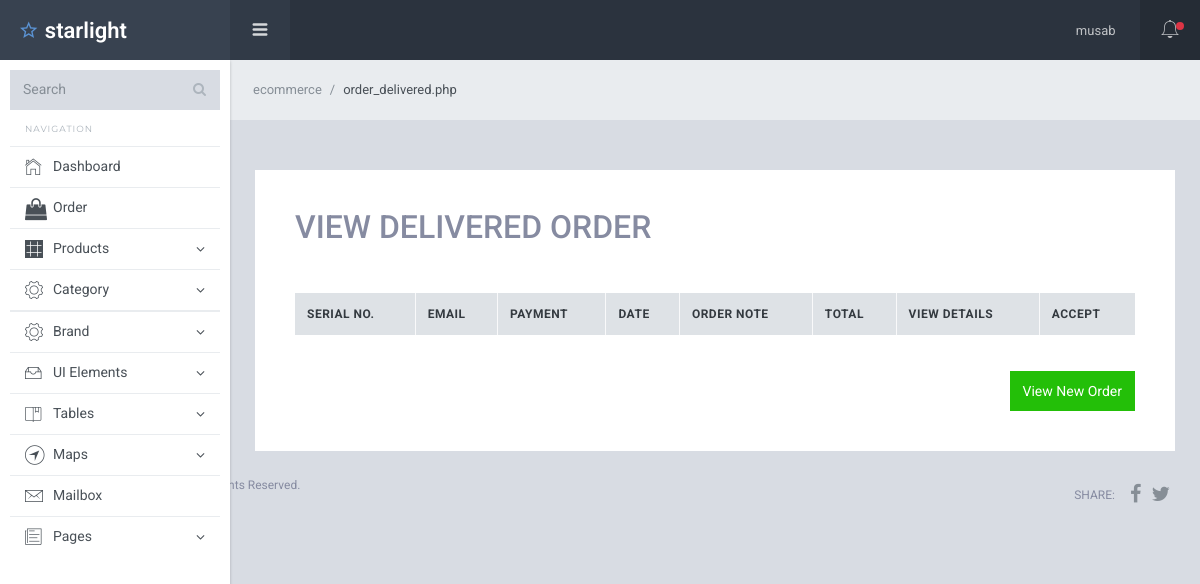
The page /admin/order_delivered.php (signed in) on the database as committed earlier.
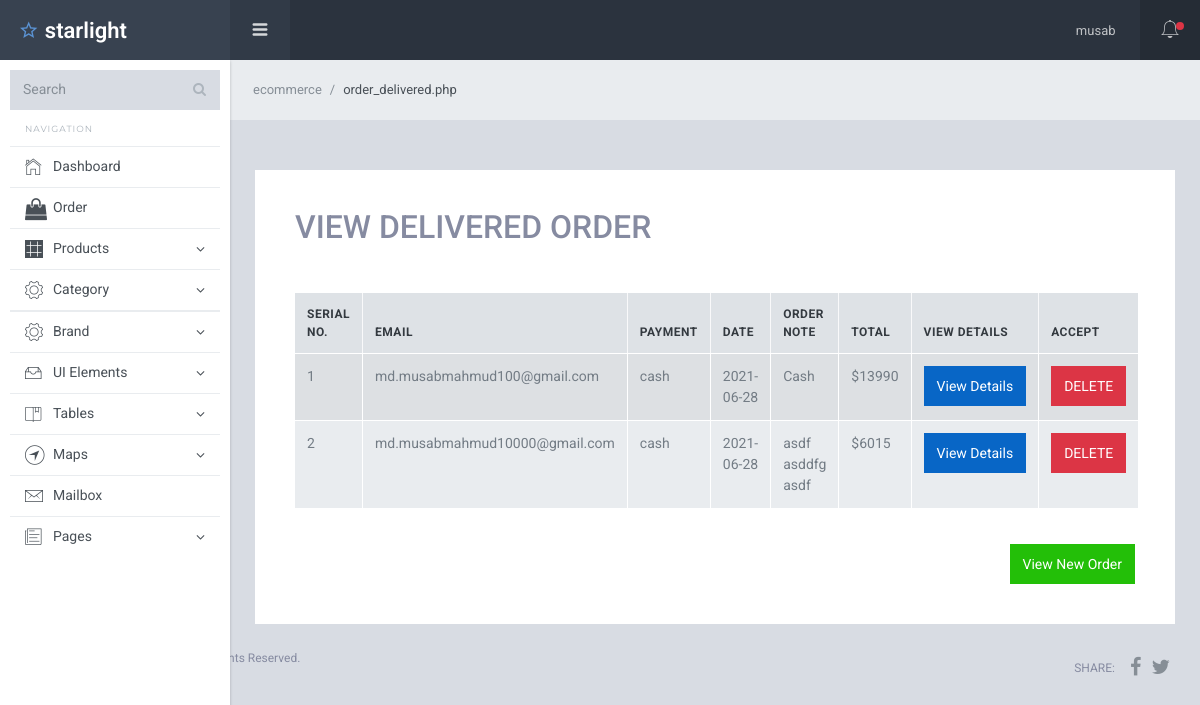
The same page on the database as committed later.
### tables this page shows
CREATE TABLE `product_order` (
  `orderid` int(11) NOT NULL,
  `email` varchar(200) NOT NULL,
  `payment` varchar(60) NOT NULL,
  `total` int(11) NOT NULL,
  `ordernote` varchar(255) NOT NULL,
  `date` date NOT NULL DEFAULT current_timestamp(),
  `status` tinyint(4) NOT NULL DEFAULT 0
);

### lib/session.php (called while the page is built, shortened)
<?php
class Session{
 public static function get($key){
  if (isset($_SESSION[$key])) {
   return $_SESSION[$key];
  } else {
   return false;
  }
 }
}
?>

### lib/database.php (called while the page is built, shortened)
<?php
class Database
{
    public $host   = DB_HOST;
    public $user   = DB_USER;
    public $pass   = DB_PASS;
    public $dbname = DB_NAME;
    public $link;
    private function connectDB()
    {
        $this->link = new mysqli(
            $this->host,
            $this->user,
            $this->pass,
            $this->dbname
        );
    }
    public function select($query)
    {
        $result = $this->link->query($query) or
            die($this->link->error . __LINE__);
        if ($result->num_rows > 0) {
            return $result;
        } else {
            return false;
        }
    }
}

### admin/classes/order_all.php (called while the page is built, shortened)
<?php
include_once '../lib/database.php';
class Order{
    private $db;
    public function __construct()
    {
        $this->db = new Database();
    }
    public function getDeliverOrder(){
        $query = "SELECT * FROM product_order WHERE status = 1 ORDER BY orderid DESC";
        $result = $this->db->select($query);
        return $result;
    }
}
?>

### admin/order_delivered.php (the view, shortened to what this page needs)
<?php include 'inc/header.php'; ?>
<?php include 'classes/order_all.php';
$order = new Order();
?>
<div class="sl-pagebody">
    <div class="card pd-20 pd-sm-40">
        <div class="block">
            <h2 class="text-uppercase ">View Delivered Order</h2>
        </div>
        <div class="pd-t-20 pd-b-20" id="message">
        </div>
        <table class="table table-bordered table-striped" id="myTable">
            <thead>
                <tr>
                    <th>Serial No.</th>
                    <th>Email</th>
                    <th>Payment</th>
                    <th>Date</th>
                    <th>Order Note</th>
                    <th>Total</th>
                    <th>View Details</th>
                    <th>Accept</th>
                </tr>
            </thead>
            <tbody>
                <?php
                $getDeliverOrder = $order->getDeliverOrder();
                $i = 0;
                if ($getDeliverOrder) {
                    while ($result = $getDeliverOrder->fetch_assoc()) {
                        $i++;
                ?>
                        <tr>
                            <td><?= $i; ?></td>
                            <td><?= $result['email']; ?></td>
                            <td><?= $result['payment']; ?></td>
                            <td><?= $result['date']; ?></td>
                            <td><?= $result['ordernote']; ?></td>
                            <td>$<?= $result['total']; ?></td>
                            <td><a class="btn btn-primary" href="order_details.php?email=<?= $result['email'];?>&date=<?= $result['date'];?>">View Details</a></td>
                            <td> <a class="btn btn-danger"  data-toggle="modal" data-target="#exampleModalCenter" href="?delId=<?= $result['orderid']; ?>">DELETE</a>
                            </td>
                        </tr>
                <?php }
                } ?>
            </tbody>
        </table>
        <div class="block">
        <a class="btn btn-success float-right text-white mg-t-20" href="order.php">View New Order</a>
        </div>
    </div>
</div>
<?php include 'inc/footer.php'; ?>

### admin/inc/header.php (shortened to what this page needs)
<?php
include_once '../lib/session.php';
include '../lib/database.php';
?>
<!DOCTYPE html>
<html lang="en">
<head>
  <link href="assets/lib/font-awesome/css/font-awesome.css" rel="stylesheet">
  <link href="assets/lib/Ionicons/css/ionicons.css" rel="stylesheet">
  <link href="assets/lib/perfect-scrollbar/css/perfect-scrollbar.css" rel="stylesheet">
  <link href="assets/lib/highlightjs/github.css" rel="stylesheet">
  <link href="assets/lib/rickshaw/rickshaw.min.css" rel="stylesheet">
  <link href="assets/lib/datatable/jquery.dataTables.css" rel="stylesheet">
  <link href="assets/lib/medium-editor/medium-editor.css" rel="stylesheet">
    <link href="assets/lib/medium-editor/default.css" rel="stylesheet">
    <link href="assets/lib/summernote/summernote-bs4.css" rel="stylesheet">
  <link rel="stylesheet" href="assets/css/starlight.css">
</head>
<body>
  <div class="sl-logo"><a href=""><i class="icon ion-android-star-outline"></i> starlight</a></div>
  <div class="sl-sideleft">
      <div class="input-group input-group-search">
        <input type="search" name="search" class="form-control" placeholder="Search">
        <span class="input-group-btn">
          <button class="btn"><i class="fa fa-search"></i></button>
        </span>
      </div>
      <label class="sidebar-label">Navigation</label>
      <div class="sl-sideleft-menu">
        <a href="dashboard.php" class="sl-menu-link">
          <div class="sl-menu-item">
            <i class="menu-item-icon icon ion-ios-home-outline tx-22"></i>
            <span class="menu-item-label">Dashboard</span>
          </div>
        </a>
        <a href="order.php" class="sl-menu-link">
          <div class="sl-menu-item">
            <i class="menu-item-icon icon fa fa-shopping-bag tx-22"></i>
            <span class="menu-item-label">Order</span>
          </div>
        </a>
        <a href="#" class="sl-menu-link">
          <div class="sl-menu-item">
            <i class="menu-item-icon icon ion-ios-grid-view tx-24"></i>
            <span class="menu-item-label">Products</span>
            <i class="menu-item-arrow fa fa-angle-down"></i>
          </div>
        </a>
        <a href="#" class="sl-menu-link">
          <div class="sl-menu-item">
            <i class="menu-item-icon icon ion-ios-gear-outline tx-24"></i>
            <span class="menu-item-label">Category</span>
            <i class="menu-item-arrow fa fa-angle-down"></i>
          </div>
        </a>
        <a href="#" class="sl-menu-link">
          <a href="brand.php" class="sl-menu-link">
            <div class="sl-menu-item">
              <i class="menu-item-icon icon ion-ios-gear-outline tx-24"></i>
              <span class="menu-item-label">Brand</span>
              <i class="menu-item-arrow fa fa-angle-down"></i>
            </div>
        </a>
        <a href="#" class="sl-menu-link">
          <div class="sl-menu-item">
            <i class="menu-item-icon icon ion-ios-filing-outline tx-24"></i>
            <span class="menu-item-label">UI Elements</span>
            <i class="menu-item-arrow fa fa-angle-down"></i>
          </div>
        </a>
        <a href="#" class="sl-menu-link">
          <div class="sl-menu-item">
            <i class="menu-item-icon icon ion-ios-bookmarks-outline tx-20"></i>
            <span class="menu-item-label">Tables</span>
            <i class="menu-item-arrow fa fa-angle-down"></i>
          </div>
        </a>
        <a href="#" class="sl-menu-link">
          <div class="sl-menu-item">
            <i class="menu-item-icon icon ion-ios-navigate-outline tx-24"></i>
            <span class="menu-item-label">Maps</span>
            <i class="menu-item-arrow fa fa-angle-down"></i>
          </div>
        </a>
        <a href="mailbox.html" class="sl-menu-link">
          <div class="sl-menu-item">
            <i class="menu-item-icon icon ion-ios-email-outline tx-24"></i>
            <span class="menu-item-label">Mailbox</span>
          </div>
        </a>
        <a href="#" class="sl-menu-link">
          <div class="sl-menu-item">
            <i class="menu-item-icon icon ion-ios-paper-outline tx-22"></i>
            <span class="menu-item-label">Pages</span>
            <i class="menu-item-arrow fa fa-angle-down"></i>
          </div>
        </a>
      </div>
      <br>
    </div>
  <div class="sl-header">
    <div class="sl-header-left">
      <div class="navicon-left hidden-md-down"><a id="btnLeftMenu" href=""><i class="icon ion-navicon-round"></i></a></div>
    </div>
    <div class="sl-header-right">
      <nav class="nav">
        <div class="dropdown">
          <a href="" class="nav-link nav-link-profile" data-toggle="dropdown">
            <span class="logged-name"><?= Session::get('username'); ?></span>
          </a>
        </div>
      </nav>
      <div class="navicon-right">
        <a id="btnRightMenu" href="" class="pos-relative">
          <i class="icon ion-ios-bell-outline"></i>
          <span class="square-8 bg-danger"></span>
        </a>
      </div>
    </div>
  </div>
  <?php
  $path = $_SERVER["PHP_SELF"];
  $parts = explode('/', $path);
  $file_ext = end($parts);
  ?>
  <div class="sl-mainpanel">
    <div class="breadcrumb sl-breadcrumb">
      <a class="breadcrumb-item" href="dashboard.php">ecommerce</a>
      <span class="breadcrumb-item active"><?= $file_ext; ?></span>
    </div>

### admin/inc/footer.php (shortened to what this page needs)
</div>
<footer class="sl-footer">
  <div class="footer-left">
    <div class="mg-b-2">Copyright &copy; 2021. ecommerce. All Rights Reserved.</div>
    <div>Made by <a href="https://www.fiverr.com/musabmahmud" target="_blank">MD Musab Mahmud</a>.</div>
  </div>
  <div class="footer-right d-flex align-items-center">
    <span class="tx-uppercase mg-r-10">Share:</span>
    <a target="_blank" class="pd-x-5" href="https://www.facebook.com/sharer/sharer.php?u=http%3A//themepixels.me/starlight"><i class="fa fa-facebook tx-20"></i></a>
    <a target="_blank" class="pd-x-5" href="https://twitter.com/home?status=Starlight,%20your%20best%20choice%20for%20premium%20quality%20admin%20template%20from%20Bootstrap.%20Get%20it%20now%20at%20http%3A//themepixels.me/starlight"><i class="fa fa-twitter tx-20"></i></a>
  </div>
</footer>
</body>
</html>

Rows that differ between the two databases and show on the page:
added product_order: email "md.musabmahmud100@gmail.com", payment "cash", date "2021-06-28", ordernote "Cash", total "13990"
added product_order: email "md.musabmahmud10000@gmail.com", payment "cash", date "2021-06-28", ordernote "asdf asddfg asdf", total "6015"
